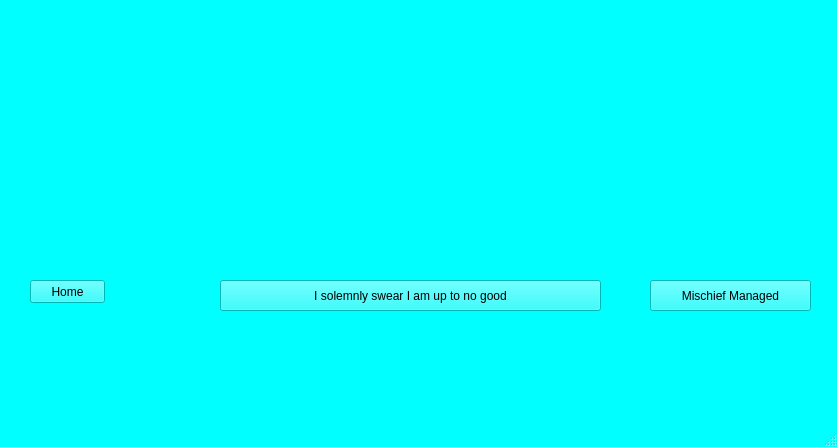
<?xml version="1.0" encoding="UTF-8"?>
<ui version="4.0">
 <class>MainWindow</class>
 <widget class="QMainWindow" name="MainWindow">
  <property name="geometry">
   <rect>
    <x>0</x>
    <y>0</y>
    <width>837</width>
    <height>447</height>
   </rect>
  </property>
  <property name="palette">
   <palette>
    <active>
     <colorrole role="WindowText">
      <brush brushstyle="SolidPattern">
       <color alpha="255">
        <red>0</red>
        <green>0</green>
        <blue>0</blue>
       </color>
      </brush>
     </colorrole>
     <colorrole role="Button">
      <brush brushstyle="SolidPattern">
       <color alpha="255">
        <red>0</red>
        <green>255</green>
        <blue>255</blue>
       </color>
      </brush>
     </colorrole>
     <colorrole role="Light">
      <brush brushstyle="SolidPattern">
       <color alpha="255">
        <red>127</red>
        <green>255</green>
        <blue>255</blue>
       </color>
      </brush>
     </colorrole>
     <colorrole role="Midlight">
      <brush brushstyle="SolidPattern">
       <color alpha="255">
        <red>63</red>
        <green>255</green>
        <blue>255</blue>
       </color>
      </brush>
     </colorrole>
     <colorrole role="Dark">
      <brush brushstyle="SolidPattern">
       <color alpha="255">
        <red>0</red>
        <green>127</green>
        <blue>127</blue>
       </color>
      </brush>
     </colorrole>
     <colorrole role="Mid">
      <brush brushstyle="SolidPattern">
       <color alpha="255">
        <red>0</red>
        <green>170</green>
        <blue>170</blue>
       </color>
      </brush>
     </colorrole>
     <colorrole role="Text">
      <brush brushstyle="SolidPattern">
       <color alpha="255">
        <red>0</red>
        <green>0</green>
        <blue>0</blue>
       </color>
      </brush>
     </colorrole>
     <colorrole role="BrightText">
      <brush brushstyle="SolidPattern">
       <color alpha="255">
        <red>255</red>
        <green>255</green>
        <blue>255</blue>
       </color>
      </brush>
     </colorrole>
     <colorrole role="ButtonText">
      <brush brushstyle="SolidPattern">
       <color alpha="255">
        <red>0</red>
        <green>0</green>
        <blue>0</blue>
       </color>
      </brush>
     </colorrole>
     <colorrole role="Base">
      <brush brushstyle="SolidPattern">
       <color alpha="255">
        <red>255</red>
        <green>255</green>
        <blue>255</blue>
       </color>
      </brush>
     </colorrole>
     <colorrole role="Window">
      <brush brushstyle="SolidPattern">
       <color alpha="255">
        <red>0</red>
        <green>255</green>
        <blue>255</blue>
       </color>
      </brush>
     </colorrole>
     <colorrole role="Shadow">
      <brush brushstyle="SolidPattern">
       <color alpha="255">
        <red>0</red>
        <green>0</green>
        <blue>0</blue>
       </color>
      </brush>
     </colorrole>
     <colorrole role="AlternateBase">
      <brush brushstyle="SolidPattern">
       <color alpha="255">
        <red>127</red>
        <green>255</green>
        <blue>255</blue>
       </color>
      </brush>
     </colorrole>
     <colorrole role="ToolTipBase">
      <brush brushstyle="SolidPattern">
       <color alpha="255">
        <red>255</red>
        <green>255</green>
        <blue>220</blue>
       </color>
      </brush>
     </colorrole>
     <colorrole role="ToolTipText">
      <brush brushstyle="SolidPattern">
       <color alpha="255">
        <red>0</red>
        <green>0</green>
        <blue>0</blue>
       </color>
      </brush>
     </colorrole>
     <colorrole role="PlaceholderText">
      <brush brushstyle="SolidPattern">
       <color alpha="128">
        <red>0</red>
        <green>0</green>
        <blue>0</blue>
       </color>
      </brush>
     </colorrole>
    </active>
    <inactive>
     <colorrole role="WindowText">
      <brush brushstyle="SolidPattern">
       <color alpha="255">
        <red>0</red>
        <green>0</green>
        <blue>0</blue>
       </color>
      </brush>
     </colorrole>
     <colorrole role="Button">
      <brush brushstyle="SolidPattern">
       <color alpha="255">
        <red>0</red>
        <green>255</green>
        <blue>255</blue>
       </color>
      </brush>
     </colorrole>
     <colorrole role="Light">
      <brush brushstyle="SolidPattern">
       <color alpha="255">
        <red>127</red>
        <green>255</green>
        <blue>255</blue>
       </color>
      </brush>
     </colorrole>
     <colorrole role="Midlight">
      <brush brushstyle="SolidPattern">
       <color alpha="255">
        <red>63</red>
        <green>255</green>
        <blue>255</blue>
       </color>
      </brush>
     </colorrole>
     <colorrole role="Dark">
      <brush brushstyle="SolidPattern">
       <color alpha="255">
        <red>0</red>
        <green>127</green>
        <blue>127</blue>
       </color>
      </brush>
     </colorrole>
     <colorrole role="Mid">
      <brush brushstyle="SolidPattern">
       <color alpha="255">
        <red>0</red>
        <green>170</green>
        <blue>170</blue>
       </color>
      </brush>
     </colorrole>
     <colorrole role="Text">
      <brush brushstyle="SolidPattern">
       <color alpha="255">
        <red>0</red>
        <green>0</green>
        <blue>0</blue>
       </color>
      </brush>
     </colorrole>
     <colorrole role="BrightText">
      <brush brushstyle="SolidPattern">
       <color alpha="255">
        <red>255</red>
        <green>255</green>
        <blue>255</blue>
       </color>
      </brush>
     </colorrole>
     <colorrole role="ButtonText">
      <brush brushstyle="SolidPattern">
       <color alpha="255">
        <red>0</red>
        <green>0</green>
        <blue>0</blue>
       </color>
      </brush>
     </colorrole>
     <colorrole role="Base">
      <brush brushstyle="SolidPattern">
       <color alpha="255">
        <red>255</red>
        <green>255</green>
        <blue>255</blue>
       </color>
      </brush>
     </colorrole>
     <colorrole role="Window">
      <brush brushstyle="SolidPattern">
       <color alpha="255">
        <red>0</red>
        <green>255</green>
        <blue>255</blue>
       </color>
      </brush>
     </colorrole>
     <colorrole role="Shadow">
      <brush brushstyle="SolidPattern">
       <color alpha="255">
        <red>0</red>
        <green>0</green>
        <blue>0</blue>
       </color>
      </brush>
     </colorrole>
     <colorrole role="AlternateBase">
      <brush brushstyle="SolidPattern">
       <color alpha="255">
        <red>127</red>
        <green>255</green>
        <blue>255</blue>
       </color>
      </brush>
     </colorrole>
     <colorrole role="ToolTipBase">
      <brush brushstyle="SolidPattern">
       <color alpha="255">
        <red>255</red>
        <green>255</green>
        <blue>220</blue>
       </color>
      </brush>
     </colorrole>
     <colorrole role="ToolTipText">
      <brush brushstyle="SolidPattern">
       <color alpha="255">
        <red>0</red>
        <green>0</green>
        <blue>0</blue>
       </color>
      </brush>
     </colorrole>
     <colorrole role="PlaceholderText">
      <brush brushstyle="SolidPattern">
       <color alpha="128">
        <red>0</red>
        <green>0</green>
        <blue>0</blue>
       </color>
      </brush>
     </colorrole>
    </inactive>
    <disabled>
     <colorrole role="WindowText">
      <brush brushstyle="SolidPattern">
       <color alpha="255">
        <red>0</red>
        <green>127</green>
        <blue>127</blue>
       </color>
      </brush>
     </colorrole>
     <colorrole role="Button">
      <brush brushstyle="SolidPattern">
       <color alpha="255">
        <red>0</red>
        <green>255</green>
        <blue>255</blue>
       </color>
      </brush>
     </colorrole>
     <colorrole role="Light">
      <brush brushstyle="SolidPattern">
       <color alpha="255">
        <red>127</red>
        <green>255</green>
        <blue>255</blue>
       </color>
      </brush>
     </colorrole>
     <colorrole role="Midlight">
      <brush brushstyle="SolidPattern">
       <color alpha="255">
        <red>63</red>
        <green>255</green>
        <blue>255</blue>
       </color>
      </brush>
     </colorrole>
     <colorrole role="Dark">
      <brush brushstyle="SolidPattern">
       <color alpha="255">
        <red>0</red>
        <green>127</green>
        <blue>127</blue>
       </color>
      </brush>
     </colorrole>
     <colorrole role="Mid">
      <brush brushstyle="SolidPattern">
       <color alpha="255">
        <red>0</red>
        <green>170</green>
        <blue>170</blue>
       </color>
      </brush>
     </colorrole>
     <colorrole role="Text">
      <brush brushstyle="SolidPattern">
       <color alpha="255">
        <red>0</red>
        <green>127</green>
        <blue>127</blue>
       </color>
      </brush>
     </colorrole>
     <colorrole role="BrightText">
      <brush brushstyle="SolidPattern">
       <color alpha="255">
        <red>255</red>
        <green>255</green>
        <blue>255</blue>
       </color>
      </brush>
     </colorrole>
     <colorrole role="ButtonText">
      <brush brushstyle="SolidPattern">
       <color alpha="255">
        <red>0</red>
        <green>127</green>
        <blue>127</blue>
       </color>
      </brush>
     </colorrole>
     <colorrole role="Base">
      <brush brushstyle="SolidPattern">
       <color alpha="255">
        <red>0</red>
        <green>255</green>
        <blue>255</blue>
       </color>
      </brush>
     </colorrole>
     <colorrole role="Window">
      <brush brushstyle="SolidPattern">
       <color alpha="255">
        <red>0</red>
        <green>255</green>
        <blue>255</blue>
       </color>
      </brush>
     </colorrole>
     <colorrole role="Shadow">
      <brush brushstyle="SolidPattern">
       <color alpha="255">
        <red>0</red>
        <green>0</green>
        <blue>0</blue>
       </color>
      </brush>
     </colorrole>
     <colorrole role="AlternateBase">
      <brush brushstyle="SolidPattern">
       <color alpha="255">
        <red>0</red>
        <green>255</green>
        <blue>255</blue>
       </color>
      </brush>
     </colorrole>
     <colorrole role="ToolTipBase">
      <brush brushstyle="SolidPattern">
       <color alpha="255">
        <red>255</red>
        <green>255</green>
        <blue>220</blue>
       </color>
      </brush>
     </colorrole>
     <colorrole role="ToolTipText">
      <brush brushstyle="SolidPattern">
       <color alpha="255">
        <red>0</red>
        <green>0</green>
        <blue>0</blue>
       </color>
      </brush>
     </colorrole>
     <colorrole role="PlaceholderText">
      <brush brushstyle="SolidPattern">
       <color alpha="128">
        <red>0</red>
        <green>0</green>
        <blue>0</blue>
       </color>
      </brush>
     </colorrole>
    </disabled>
   </palette>
  </property>
  <property name="windowTitle">
   <string>MainWindow</string>
  </property>
  <widget class="QWidget" name="centralwidget">
   <widget class="QLabel" name="label">
    <property name="geometry">
     <rect>
      <x>190</x>
      <y>0</y>
      <width>451</width>
      <height>281</height>
     </rect>
    </property>
    <property name="text">
     <string/>
    </property>
    <property name="pixmap">
     <pixmap>marauders_map.png</pixmap>
    </property>
    <property name="scaledContents">
     <bool>true</bool>
    </property>
   </widget>
   <widget class="QLabel" name="output_label">
    <property name="geometry">
     <rect>
      <x>0</x>
      <y>320</y>
      <width>831</width>
      <height>71</height>
     </rect>
    </property>
    <property name="font">
     <font>
      <family>Monotype Corsiva</family>
      <pointsize>12</pointsize>
      <italic>true</italic>
     </font>
    </property>
    <property name="text">
     <string/>
    </property>
   </widget>
   <widget class="QPushButton" name="ok_button">
    <property name="geometry">
     <rect>
      <x>220</x>
      <y>280</y>
      <width>381</width>
      <height>31</height>
     </rect>
    </property>
    <property name="text">
     <string>I solemnly swear I am up to no good</string>
    </property>
   </widget>
   <widget class="QPushButton" name="home_button">
    <property name="geometry">
     <rect>
      <x>30</x>
      <y>280</y>
      <width>75</width>
      <height>23</height>
     </rect>
    </property>
    <property name="text">
     <string>Home</string>
    </property>
   </widget>
   <widget class="QPushButton" name="clear_button">
    <property name="geometry">
     <rect>
      <x>650</x>
      <y>280</y>
      <width>161</width>
      <height>31</height>
     </rect>
    </property>
    <property name="text">
     <string>Mischief Managed</string>
    </property>
   </widget>
  </widget>
  <widget class="QMenuBar" name="menubar">
   <property name="geometry">
    <rect>
     <x>0</x>
     <y>0</y>
     <width>837</width>
     <height>22</height>
    </rect>
   </property>
  </widget>
  <widget class="QStatusBar" name="statusbar"/>
 </widget>
 <resources/>
 <connections/>
</ui>
